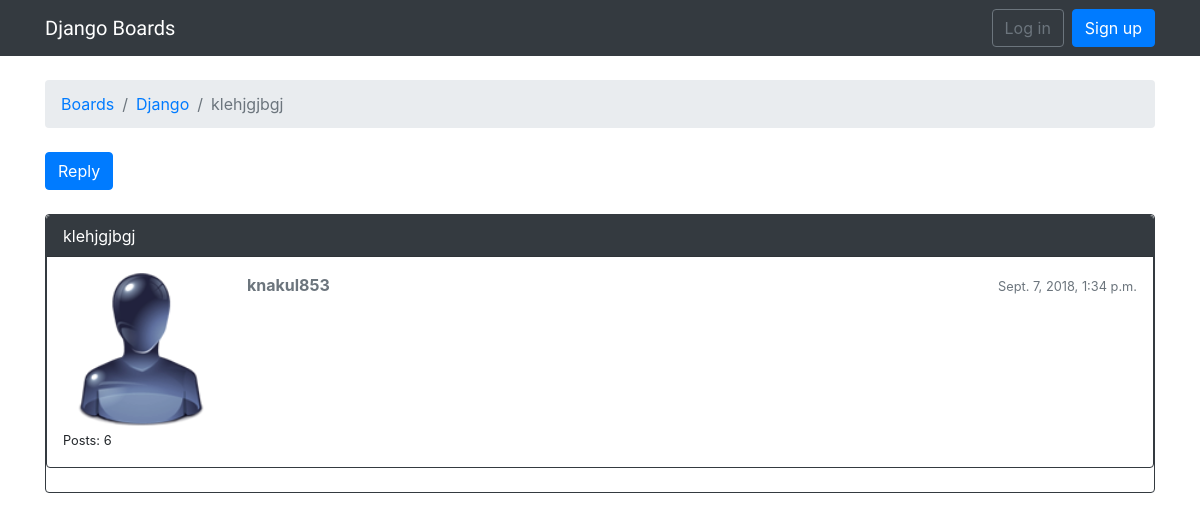
The app's page /boards/1/topics/1/, older data.
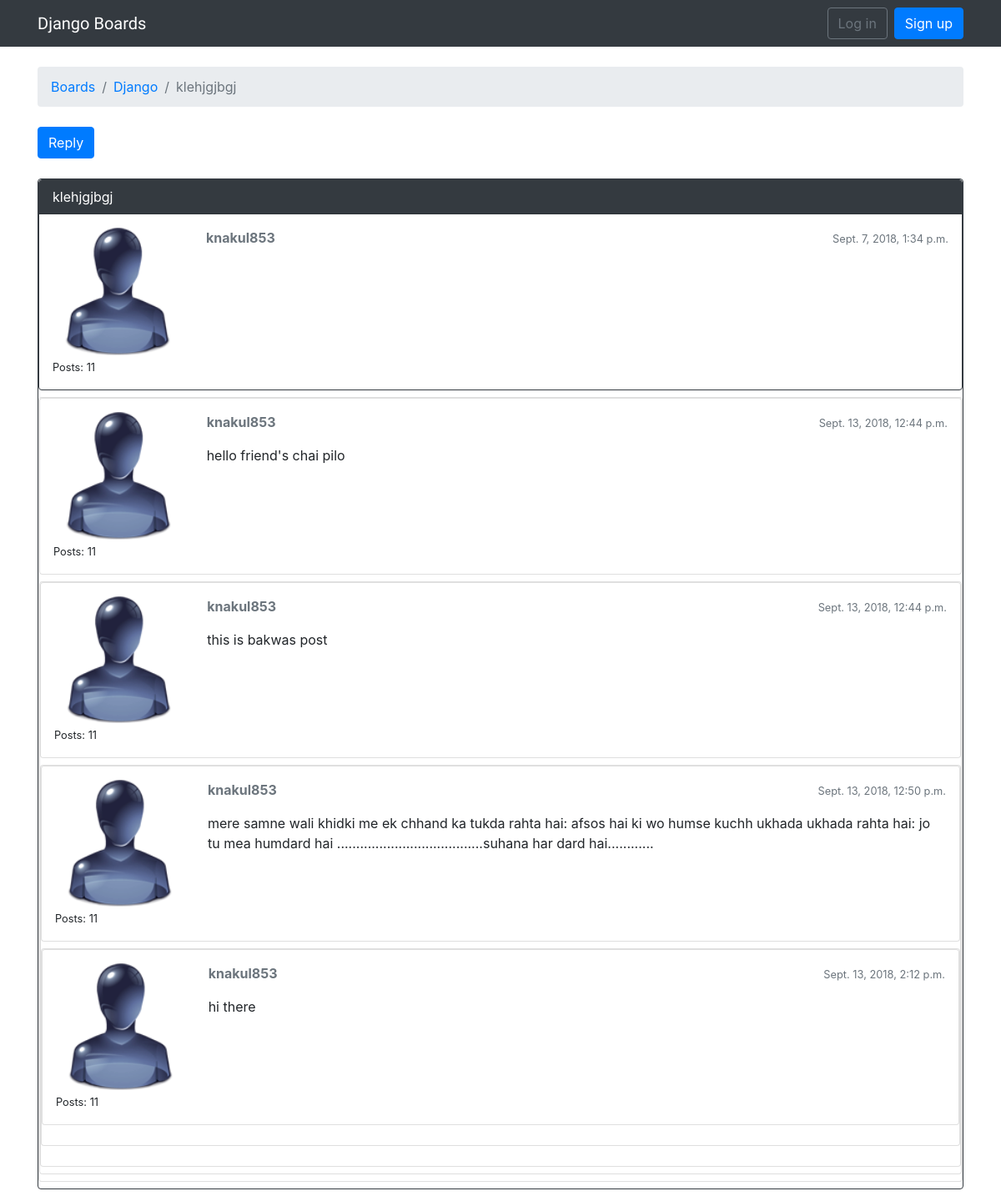
The same page, newer data.
### boards/models.py (models this page shows, shortened)
class Topic(models.Model):
    subject = models.CharField(max_length=255)
    last_updated = models.DateTimeField(auto_now_add=True)
    board = models.ForeignKey(Board,on_delete=models.CASCADE,related_name='topics')
    starter = models.ForeignKey(User,on_delete=models.CASCADE, related_name='topics')
    views = models.PositiveIntegerField(default=0)

class Post(models.Model):
    message = models.TextField(max_length=4000)
    topic = models.ForeignKey(Topic,on_delete=models.CASCADE, related_name='posts')
    created_at = models.DateTimeField(auto_now_add=True)
    updated_at = models.DateTimeField(null=True)
    created_by = models.ForeignKey(User,on_delete=models.CASCADE, related_name='posts')
    updated_by = models.ForeignKey(User, on_delete=models.CASCADE,null=True, related_name='+')

class Board(models.Model):
    name = models.CharField(max_length=30, unique=True)
    description = models.CharField(max_length=100)

### boards/views.py (the view)
# urls.py: path('boards/<int:pk>/topics/<int:topic_pk>/',views.PostListView.as_view(), name='topic_posts'),
class PostListView(ListView):
    model = Post
    context_object_name = 'posts'
    template_name = 'topic_posts.html'
    paginate_by = 20
    def get_context_data(self, **kwargs):
        session_key = 'viewed_topic_{}'.format(self.topic.pk)
        if not self.request.session.get(session_key,False):
            self.topic.views += 1
            self.topic.save()
            self.request.session[session_key] = True
        kwargs['topic'] = self.topic
        return super().get_context_data(**kwargs)
    def get_queryset(self):
        self.topic = get_object_or_404(Topic, board__pk=self.kwargs.get('pk'), pk=self.kwargs.get('topic_pk'))
        queryset = self.topic.posts.order_by('created_at')
        return queryset

### boards/templates/topic_posts.html (shortened to what this page needs)
{% extends 'base.html' %}
{% load static %}
{% block breadcrumb %}
  <li class="breadcrumb-item"><a href="{% url 'home' %}">Boards</a></li>
  <li class="breadcrumb-item"><a href="{% url 'board_topics' topic.board.pk %}">{{ topic.board.name }}</a></li>
  <li class="breadcrumb-item active">{{ topic.subject }}</li>
{% endblock %}
{% block content %}
  <div class="mb-4">
    <a href="{% url 'reply_topic' topic.board.pk topic.pk %}" class="btn btn-primary" role="button">Reply</a>
  </div>
  {% for post in posts %}
 <div id="{{ post.pk }}" class="card {% if forloop.last %}mb-4{% else %}mb-2{% endif %} {% if forloop.first %}border-dark{% endif %}">
    <div class="card {% if forloop.last %}mb-4{% else %}mb-2{% endif %} {% if forloop.first %}border-dark{% endif %}">
      {% if forloop.first %}
        <div class="card-header text-white bg-dark py-2 px-3">{{ topic.subject }}</div>
      {% endif %}
      <div class="card-body p-3">
        <div class="row">
          <div class="col-2">
            <img src="{% static 'img/user.png' %}" alt="{{ post.created_by.username }}" class="w-100">
            <small>Posts: {{ post.created_by.posts.count }}</small>
          </div>
          <div class="col-10">
            <div class="row mb-3">
              <div class="col-6">
                <strong class="text-muted">{{ post.created_by.username }}</strong>
              </div>
              <div class="col-6 text-right">
                <small class="text-muted">{{ post.created_at }}</small>
              </div>
            </div>
            {{ post.message }}
          </div>
        </div>
      </div>
    </div>
  {% endfor %}
{% endblock %}

Row changes from the older to the newer data that the page shows:
computed for Post "Sept. 7, 2018, 1:34 p.m.": created_by.posts.count "6" → "11"
added Post: created_by.posts.count "11", created_by.username "knakul853", created_at "Sept. 13, 2018, 12:44 p.m.", message "hello friend's chai pilo"
added Post: created_by.posts.count "11", created_by.username "knakul853", created_at "Sept. 13, 2018, 12:44 p.m.", message "this is bakwas post"
added Post: created_by.posts.count "11", created_by.username "knakul853", created_at "Sept. 13, 2018, 12:50 p.m.", message "mere samne wali khidki me ek chhand ka tukda rahta hai: afsos hai ki wo humse kuchh ukhada ukhada rahta hai: jo tu mea humdard hai ......................................suhana har dard hai............"
added Post: created_by.posts.count "11", created_by.username "knakul853", created_at "Sept. 13, 2018, 2:12 p.m.", message "hi there"
